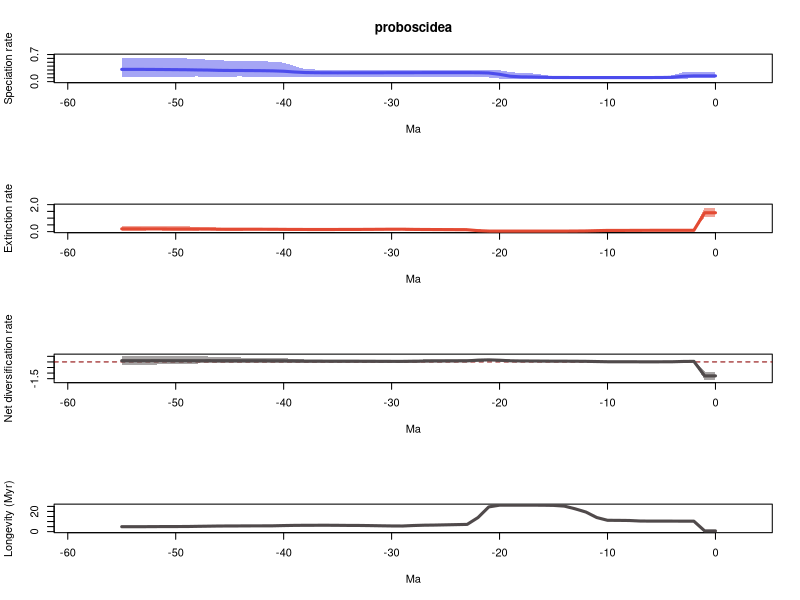

The R script that drew this image:
# 1 files combined:
# 	/home/eeb177-student/Desktop/eeb-177/eeb-177-final-project/data_file/pyrate_mcmc_logs/proboscidea_1_marginal_rates.log

# 95% HPDs calculated using code from Biopy (https://www.cs.auckland.ac.nz/~yhel002/biopy/)

pdf(file='/home/eeb177-student/Desktop/eeb-177/eeb-177-final-project/data_file/pyrate_mcmc_logs/proboscidea_1_marginal_rates_RTT.pdf',width=0.6*9, height=16.8)
par(mfrow=c(4,1))
library(scales)
L_hpd_m95=c(0.0872899358438, 0.0872899358438,0.0872899358438,0.0756878972715,0.0612916213779,0.0672546692682,0.0674724245002,0.0694767048315,0.0699145872549,0.0699145872549,0.0696719184861,0.0699145872549,0.0706522240761,0.070844586858,0.070844586858,0.0688065587809,0.064017930316,0.0696719184861,0.0735470251632,0.0755814290149,0.0797084932313,0.106749404034,0.123486594697,0.128051481048,0.127545244228,0.128703287966,0.12844808194,0.130319990717,0.131393735118,0.131393735118,0.131393735118,0.128703287966,0.128703287966,0.128346554498,0.128346554498,0.128051481048,0.127545244228,0.126777045702,0.118647732625,0.118988122442,0.117993491564,0.118988122442,0.132784396544,0.128955812531,0.133173884309,0.131147825025,0.128346554498,0.124458323228,0.133356806484,0.12875949342,0.130113657402,0.131147825025,0.131147825025,0.12875949342,0.12875949342,0.12875949342)
L_hpd_M95=c(0.252999334041, 0.252999334041,0.252999334041,0.243569158656,0.160529048139,0.143454297479,0.137486784189,0.137634756143,0.137486784189,0.137486784189,0.136631384592,0.136505897467,0.136631384592,0.137029168772,0.137486784189,0.137446307287,0.17955818034,0.211794303932,0.221912326593,0.246800244926,0.291616446889,0.306920074097,0.312289129656,0.311392206545,0.308398301402,0.307890179998,0.306920074097,0.307890179998,0.308100987059,0.307890179998,0.307890179998,0.306278717015,0.306278717015,0.306278717015,0.306433492064,0.307300964643,0.307890179998,0.312382093165,0.319287435444,0.402798720726,0.491108573027,0.509111299503,0.535533796133,0.535533796133,0.543505677184,0.543505677184,0.548291556364,0.565763015879,0.585539191605,0.598100670559,0.602715709179,0.60907590042,0.616258113604,0.618088856737,0.620328280926,0.621159700559)
M_hpd_m95=c(1.07845469472, 1.07845469472,0.058037180184,0.058037180184,0.0583409959974,0.0584305941537,0.0584305941537,0.0584305941537,0.0421227641313,0.0417690633021,0.0402133569923,0.018319561091,0.0128929076655,0.0115620330735,0.00983784144352,0.0115264001107,0.00983784144352,0.0103397368811,0.0103397368811,0.0103397368811,0.0103397368811,0.00886030526217,0.00807218417021,0.0281761935562,0.0349434650684,0.0418462428809,0.0419047207272,0.046494711064,0.046494711064,0.0968577995684,0.0994419123103,0.0960857992654,0.0945359106833,0.0817180802762,0.0723521409218,0.052005095781,0.0467103547638,0.0556831959372,0.0558032087435,0.0590123806329,0.0836970738672,0.0871094888515,0.0871094888515,0.088177585252,0.0817180802762,0.0827870372181,0.0820724190042,0.0871094888515,0.0827870372181,0.0820724190042,0.0827870372181,0.0820724190042,0.0871094888515,0.0820724190042,0.0827870372181,0.0827870372181)
M_hpd_M95=c(1.78166532705, 1.78166532705,0.135027758328,0.133394515969,0.133394515969,0.133394515969,0.133394515969,0.136322508882,0.128332014259,0.128332014259,0.127589502935,0.120283315098,0.101371939724,0.0894362815246,0.0793558349499,0.0793558349499,0.0777169697673,0.0783030332188,0.0783030332188,0.0783030332188,0.0783030332188,0.0820749137572,0.190476040393,0.232203740402,0.232965052775,0.238600392363,0.238444347451,0.2445118027,0.25155992124,0.264971306411,0.265683212512,0.256098505751,0.265683212512,0.271287959743,0.264841073599,0.249928971091,0.247187658772,0.259056612401,0.258095708336,0.259056612401,0.269670758719,0.267674257694,0.267674257694,0.26906379126,0.270947002157,0.282681193797,0.294020942109,0.335102283203,0.351353222668,0.395442042314,0.405168165535,0.415678238053,0.426783917183,0.441635146961,0.445388864629,0.445388864629)
R_hpd_m95=c(-1.60505286888, -1.60505286888,-0.0299287754378,-0.0411368403351,-0.0548984939782,-0.0493622901706,-0.0484466823149,-0.0496373523582,-0.0412868152768,-0.041273982701,-0.0411368403351,-0.029219676575,-0.0110496725558,-0.00266276523133,0.0111278327084,0.0111278327084,0.00866692951,0.0121207142966,0.00866692951,0.0123934392732,0.0218157597387,0.0682263572995,-0.00568834406054,-0.0421122502022,-0.0421122502022,-0.0464917135258,-0.0421122502022,-0.0420339131796,-0.0672921225291,-0.0709681211908,-0.0672921225291,-0.0609312488841,-0.0672921225291,-0.0700146777899,-0.0664977160887,-0.0664149244133,-0.0672921225291,-0.0563989018651,-0.0700146777899,-0.0822402279635,-0.092281756744,-0.0842700255718,-0.109092612097,-0.104172689791,-0.11959825704,-0.103000329269,-0.104172689791,-0.110619865225,-0.144470108874,-0.156657648893,-0.194616939443,-0.194616939443,-0.242789434967,-0.244713910166,-0.244713910166,-0.244713910166)
R_hpd_M95=c(-0.870427136177, -0.870427136177,0.170669989824,0.155512958392,0.0706987794409,0.0600166289313,0.0584353654346,0.058174391669,0.0700884028505,0.0712841475616,0.070549052085,0.101226439898,0.108556905733,0.112009185575,0.116467121306,0.115946455944,0.158725981633,0.184629749716,0.188141457162,0.216513200075,0.260604757155,0.290958597613,0.285692410115,0.23433435706,0.225556557151,0.219887338807,0.220530880981,0.219680859976,0.189710770903,0.173262884828,0.173531923145,0.173262884828,0.174275432643,0.185820434036,0.191184387732,0.194884585733,0.195255521701,0.212073060541,0.212073060541,0.262640830618,0.340246625366,0.386380077629,0.377239005614,0.388160051463,0.39707237967,0.42338711068,0.444291895586,0.486098539286,0.486098539286,0.549145278588,0.529628172206,0.546980847501,0.513454042792,0.535852427167,0.536153395748,0.536153395748)
L_mean=c(0.148072663609, 0.148072663609,0.147993035175,0.137167686149,0.111006267227,0.106592813329,0.105249615063,0.104827163493,0.104696680886,0.104657630535,0.104783238127,0.105066964704,0.10527929062,0.105663031616,0.105805636749,0.106385760388,0.112847531029,0.119955169531,0.122983418556,0.138637663975,0.188767724374,0.223500655353,0.230917870287,0.231860366709,0.231981629367,0.231764772466,0.231934496201,0.231593862428,0.231212869553,0.231254344748,0.230348327769,0.229218063925,0.22880127073,0.228377271331,0.227980401445,0.227801798386,0.228191751602,0.230490737663,0.234897040581,0.248600594744,0.268424397822,0.278379305895,0.282793959284,0.285374650738,0.286942199279,0.288091678968,0.29081450805,0.298535571897,0.30187808507,0.30727568311,0.30952236437,0.312077298271,0.314358303057,0.316028240423,0.316485793695,0.3163476715)
M_mean=c(1.39902554891, 1.39902554891,0.0965983910046,0.0962416481095,0.0960900657925,0.0960614560607,0.0959592883665,0.0950336133948,0.0906058361711,0.0896314185059,0.0890109331285,0.0715275124027,0.0515013219755,0.0442139703031,0.039519021111,0.038454165625,0.0381977015842,0.0381333398855,0.0381333398855,0.0381333398855,0.0381333398855,0.0407999533866,0.0717771363762,0.13934789123,0.143915973313,0.148702699582,0.153706271252,0.156953676281,0.165229329803,0.179651145211,0.177618982462,0.172837540598,0.167511982991,0.163529554501,0.162618439896,0.159935665034,0.158160863254,0.158603361428,0.159456620054,0.161528106071,0.166391458149,0.173479904997,0.175053511943,0.175220025939,0.177124313771,0.178348215219,0.18009113944,0.185478638866,0.190739916848,0.1975588252,0.19851979105,0.19985568236,0.201372313588,0.204593693296,0.204702482243,0.204702482243)
R_mean=c(-1.2509528853, -1.2509528853,0.0513946441704,0.0409260380393,0.0149162014343,0.0105313572684,0.00929032669619,0.00979355009776,0.0140908447149,0.0150262120294,0.0157723049989,0.033539452301,0.053777968645,0.0614490613133,0.0662866156384,0.0679315947633,0.0746498294447,0.0818218296459,0.0848500786706,0.10050432409,0.150634384488,0.182700701966,0.159140733911,0.0925124754786,0.0880656560549,0.0830620728837,0.0782282249495,0.0746401861468,0.0659835397502,0.0516031995366,0.0527293453074,0.056380523327,0.0612892877398,0.0648477168309,0.0653619615482,0.0678661333522,0.0700308883476,0.0718873762358,0.0754404205273,0.0870724886726,0.102032939673,0.104899400898,0.107740447341,0.110154624798,0.109817885509,0.10974346375,0.11072336861,0.113056933031,0.111138168222,0.10971685791,0.111002573321,0.112221615911,0.112985989469,0.111434547126,0.111783311452,0.111645189257)
trans=0.5
age=(0:(56-1))* -1
plot(age,age,type = 'n', ylim = c(0, 0.683275670615), xlim = c(-58.8,2.8), ylab = 'Speciation rate', xlab = 'Ma',main='proboscidea' )
polygon(c(age, rev(age)), c(L_hpd_M95, rev(L_hpd_m95)), col = alpha("#4c4cec",trans), border = NA)
lines(rev(age), rev(L_mean), col = "#4c4cec", lwd=3)
plot(age,age,type = 'n', ylim = c(0, 1.95983185976), xlim = c(-58.8,2.8), ylab = 'Extinction rate', xlab = 'Ma' )
polygon(c(age, rev(age)), c(M_hpd_M95, rev(M_hpd_m95)), col = alpha("#e34a33",trans), border = NA)
lines(rev(age), rev(M_mean), col = "#e34a33", lwd=3)
plot(age,age,type = 'n', ylim = c(-1.76555815576, 0.604059806446), xlim = c(-58.8,2.8), ylab = 'Net diversification rate', xlab = 'Ma' )
abline(h=0,lty=2,col="darkred")
polygon(c(age, rev(age)), c(R_hpd_M95, rev(R_hpd_m95)), col = alpha("#504A4B",trans), border = NA)
lines(rev(age), rev(R_mean), col = "#504A4B", lwd=3)
plot(age,age,type = 'n', ylim = c(0, max(1/M_mean)), xlim = c(-58.8,2.8), ylab = 'Longevity (Myr)', xlab = 'Ma' )
lines(rev(age), rev(1/M_mean), col = "#504A4B", lwd=3)
n <- dev.off()